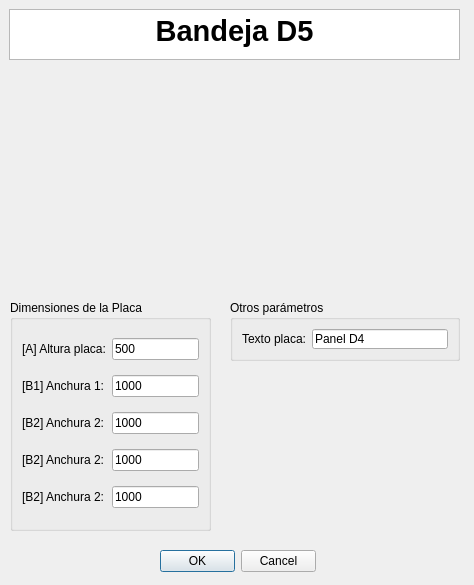
<?xml version="1.0" encoding="UTF-8"?>
<ui version="4.0">
 <class>MyPositionDialog</class>
 <widget class="QDialog" name="MyPositionDialog">
  <property name="geometry">
   <rect>
    <x>0</x>
    <y>0</y>
    <width>474</width>
    <height>585</height>
   </rect>
  </property>
  <property name="windowTitle">
   <string>Enter Position</string>
  </property>
  <property name="whatsThis">
   <string>&lt;html&gt;&lt;head/&gt;&lt;body&gt;&lt;p&gt;Esta ventana de KSDpanel te permite introducir todas las medidas correspondientes del panel seleccionado.&lt;/p&gt;&lt;p&gt;Recuerda que todas las medidas deben de ir en milimetros (mm).&lt;/p&gt;&lt;/body&gt;&lt;/html&gt;</string>
  </property>
  <widget class="QDialogButtonBox" name="buttonBox">
   <property name="geometry">
    <rect>
     <x>160</x>
     <y>550</y>
     <width>156</width>
     <height>23</height>
    </rect>
   </property>
   <property name="orientation">
    <enum>Qt::Horizontal</enum>
   </property>
   <property name="standardButtons">
    <set>QDialogButtonBox::Cancel|QDialogButtonBox::Ok</set>
   </property>
  </widget>
  <widget class="QTextBrowser" name="textBrowser">
   <property name="geometry">
    <rect>
     <x>9</x>
     <y>9</y>
     <width>451</width>
     <height>51</height>
    </rect>
   </property>
   <property name="html">
    <string>&lt;!DOCTYPE HTML PUBLIC &quot;-//W3C//DTD HTML 4.0//EN&quot; &quot;http://www.w3.org/TR/REC-html40/strict.dtd&quot;&gt;
&lt;html&gt;&lt;head&gt;&lt;meta name=&quot;qrichtext&quot; content=&quot;1&quot; /&gt;&lt;style type=&quot;text/css&quot;&gt;
p, li { white-space: pre-wrap; }
&lt;/style&gt;&lt;/head&gt;&lt;body style=&quot; font-family:'MS Shell Dlg 2'; font-size:8.25pt; font-weight:400; font-style:normal;&quot;&gt;
&lt;p align=&quot;center&quot; style=&quot; margin-top:0px; margin-bottom:0px; margin-left:0px; margin-right:0px; -qt-block-indent:0; text-indent:0px;&quot;&gt;&lt;span style=&quot; font-size:22pt; font-weight:600;&quot;&gt;Bandeja D5&lt;/span&gt;&lt;/p&gt;&lt;/body&gt;&lt;/html&gt;</string>
   </property>
  </widget>
  <widget class="QLabel" name="imagenPanelUI">
   <property name="geometry">
    <rect>
     <x>90</x>
     <y>70</y>
     <width>291</width>
     <height>211</height>
    </rect>
   </property>
   <property name="text">
    <string/>
   </property>
   <property name="pixmap">
    <pixmap>../imagenes/REF_DH5cotas.jpg</pixmap>
   </property>
   <property name="scaledContents">
    <bool>true</bool>
   </property>
   <property name="wordWrap">
    <bool>false</bool>
   </property>
   <property name="margin">
    <number>0</number>
   </property>
   <property name="openExternalLinks">
    <bool>false</bool>
   </property>
  </widget>
  <widget class="QGroupBox" name="groupBox_3">
   <property name="geometry">
    <rect>
     <x>10</x>
     <y>300</y>
     <width>201</width>
     <height>231</height>
    </rect>
   </property>
   <property name="styleSheet">
    <string notr="true">font: 10pt &quot;MS Shell Dlg 2&quot;;</string>
   </property>
   <property name="title">
    <string>Dimensiones de la Placa</string>
   </property>
   <layout class="QGridLayout" name="gridLayout_3">
    <item row="3" column="1">
     <widget class="QLineEdit" name="anchura3UI">
      <property name="text">
       <string>1000</string>
      </property>
     </widget>
    </item>
    <item row="1" column="1">
     <widget class="QLineEdit" name="anchura1UI">
      <property name="text">
       <string>1000</string>
      </property>
     </widget>
    </item>
    <item row="2" column="0">
     <widget class="QLabel" name="label_23">
      <property name="text">
       <string>[B2] Anchura 2:</string>
      </property>
     </widget>
    </item>
    <item row="3" column="0">
     <widget class="QLabel" name="label_24">
      <property name="text">
       <string>[B2] Anchura 2:</string>
      </property>
     </widget>
    </item>
    <item row="2" column="1">
     <widget class="QLineEdit" name="anchura2UI">
      <property name="text">
       <string>1000</string>
      </property>
     </widget>
    </item>
    <item row="0" column="0">
     <widget class="QLabel" name="label_8">
      <property name="text">
       <string>[A] Altura placa:</string>
      </property>
     </widget>
    </item>
    <item row="1" column="0">
     <widget class="QLabel" name="label_22">
      <property name="text">
       <string>[B1] Anchura 1:</string>
      </property>
     </widget>
    </item>
    <item row="0" column="1">
     <widget class="QLineEdit" name="alturaPlacaUI">
      <property name="text">
       <string>500</string>
      </property>
     </widget>
    </item>
    <item row="4" column="0">
     <widget class="QLabel" name="label_25">
      <property name="text">
       <string>[B2] Anchura 2:</string>
      </property>
     </widget>
    </item>
    <item row="4" column="1">
     <widget class="QLineEdit" name="anchura4UI">
      <property name="text">
       <string>1000</string>
      </property>
     </widget>
    </item>
   </layout>
  </widget>
  <widget class="QGroupBox" name="groupBox_4">
   <property name="geometry">
    <rect>
     <x>230</x>
     <y>300</y>
     <width>230</width>
     <height>61</height>
    </rect>
   </property>
   <property name="styleSheet">
    <string notr="true">font: 10pt &quot;MS Shell Dlg 2&quot;;</string>
   </property>
   <property name="title">
    <string>Otros parámetros</string>
   </property>
   <layout class="QGridLayout" name="gridLayout">
    <item row="0" column="0">
     <widget class="QLabel" name="label">
      <property name="text">
       <string>Texto placa:</string>
      </property>
     </widget>
    </item>
    <item row="0" column="1">
     <widget class="QLineEdit" name="textoDescriptivoA0UI">
      <property name="text">
       <string>Panel D4</string>
      </property>
     </widget>
    </item>
   </layout>
  </widget>
 </widget>
 <resources/>
 <connections>
  <connection>
   <sender>buttonBox</sender>
   <signal>accepted()</signal>
   <receiver>MyPositionDialog</receiver>
   <slot>accept()</slot>
   <hints>
    <hint type="sourcelabel">
     <x>248</x>
     <y>254</y>
    </hint>
    <hint type="destinationlabel">
     <x>157</x>
     <y>274</y>
    </hint>
   </hints>
  </connection>
  <connection>
   <sender>buttonBox</sender>
   <signal>rejected()</signal>
   <receiver>MyPositionDialog</receiver>
   <slot>reject()</slot>
   <hints>
    <hint type="sourcelabel">
     <x>316</x>
     <y>260</y>
    </hint>
    <hint type="destinationlabel">
     <x>286</x>
     <y>274</y>
    </hint>
   </hints>
  </connection>
 </connections>
</ui>
